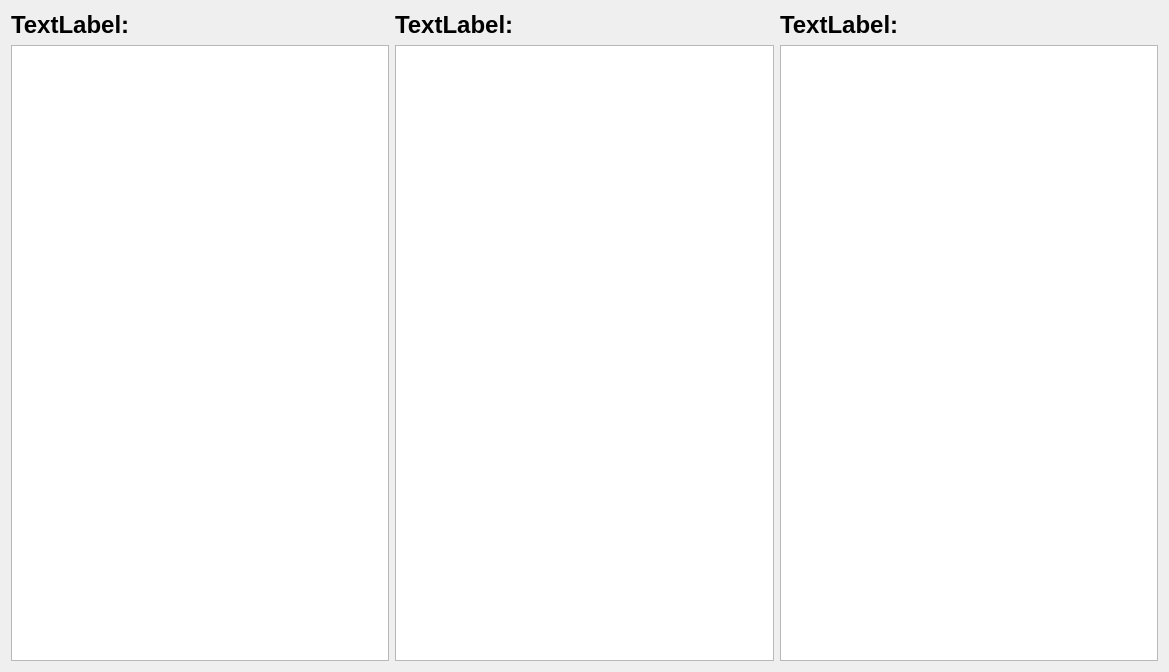
<?xml version="1.0" encoding="UTF-8"?>
<ui version="4.0">
 <class>ShowInfo</class>
 <widget class="QWidget" name="ShowInfo">
  <property name="geometry">
   <rect>
    <x>0</x>
    <y>0</y>
    <width>1169</width>
    <height>672</height>
   </rect>
  </property>
  <property name="windowTitle">
   <string>Form</string>
  </property>
  <layout class="QGridLayout" name="gridLayout">
   <item row="0" column="0">
    <layout class="QHBoxLayout" name="horizontalLayout">
     <item>
      <layout class="QVBoxLayout" name="verticalLayout">
       <item>
        <widget class="QLabel" name="player1Label">
         <property name="font">
          <font>
           <family>Arial</family>
           <pointsize>18</pointsize>
           <weight>75</weight>
           <bold>true</bold>
          </font>
         </property>
         <property name="text">
          <string>TextLabel:</string>
         </property>
        </widget>
       </item>
       <item>
        <widget class="QListWidget" name="player1List">
         <property name="font">
          <font>
           <family>Arial</family>
           <pointsize>16</pointsize>
           <weight>75</weight>
           <bold>true</bold>
          </font>
         </property>
         <property name="editTriggers">
          <set>QAbstractItemView::NoEditTriggers</set>
         </property>
        </widget>
       </item>
      </layout>
     </item>
     <item>
      <layout class="QVBoxLayout" name="verticalLayout_2">
       <item>
        <widget class="QLabel" name="player2Label">
         <property name="font">
          <font>
           <family>Arial</family>
           <pointsize>18</pointsize>
           <weight>75</weight>
           <bold>true</bold>
          </font>
         </property>
         <property name="text">
          <string>TextLabel:</string>
         </property>
        </widget>
       </item>
       <item>
        <widget class="QListWidget" name="player2List">
         <property name="font">
          <font>
           <family>Arial</family>
           <pointsize>16</pointsize>
           <weight>75</weight>
           <bold>true</bold>
          </font>
         </property>
         <property name="editTriggers">
          <set>QAbstractItemView::NoEditTriggers</set>
         </property>
        </widget>
       </item>
      </layout>
     </item>
     <item>
      <layout class="QVBoxLayout" name="verticalLayout_3">
       <item>
        <widget class="QLabel" name="player3Label">
         <property name="font">
          <font>
           <family>Arial</family>
           <pointsize>18</pointsize>
           <weight>75</weight>
           <bold>true</bold>
          </font>
         </property>
         <property name="text">
          <string>TextLabel:</string>
         </property>
        </widget>
       </item>
       <item>
        <widget class="QListWidget" name="player3List">
         <property name="font">
          <font>
           <family>Arial</family>
           <pointsize>16</pointsize>
           <weight>75</weight>
           <bold>true</bold>
          </font>
         </property>
         <property name="editTriggers">
          <set>QAbstractItemView::NoEditTriggers</set>
         </property>
        </widget>
       </item>
      </layout>
     </item>
    </layout>
   </item>
  </layout>
 </widget>
 <resources/>
 <connections/>
</ui>
